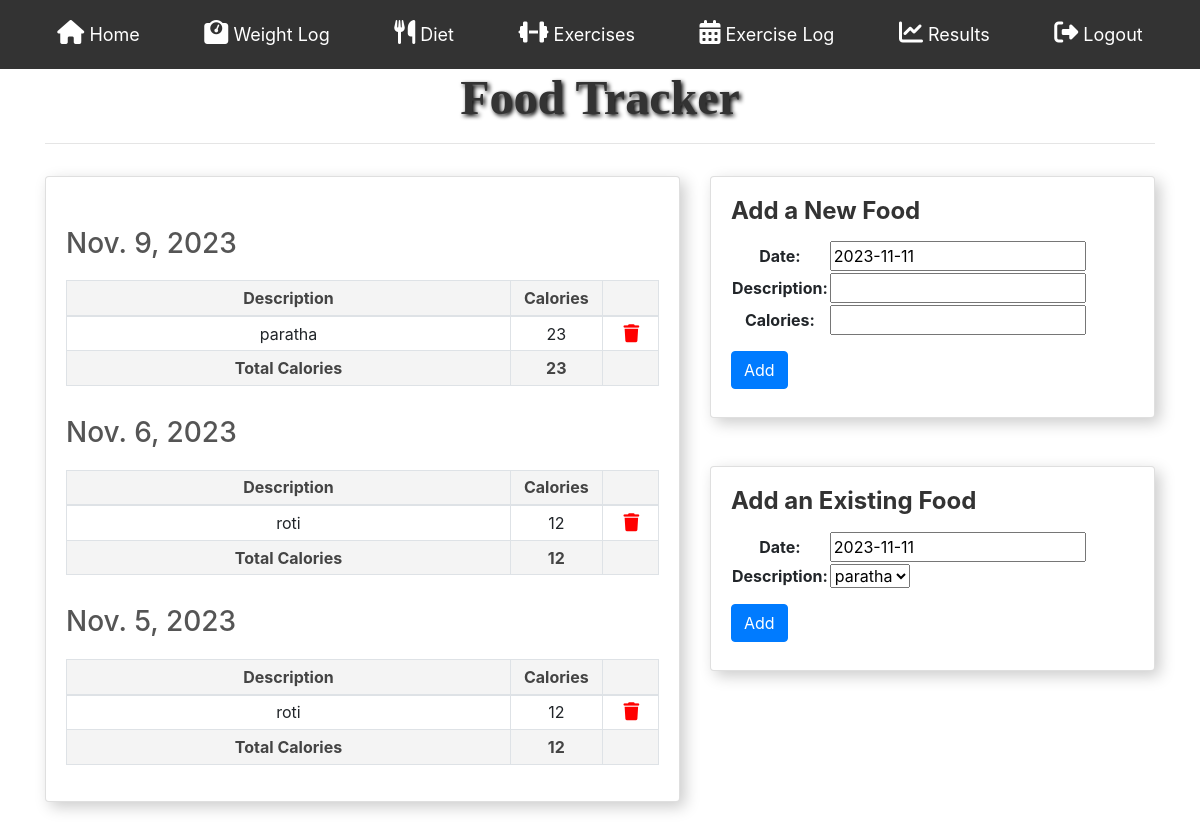
Page /fit/foodrecord/ (signed in) on the committed database.
### fit/models.py (models this page shows)
class Food(models.Model):
    date = models.DateField(default=timezone.now)
    description = models.CharField(max_length=30)
    calories = models.PositiveIntegerField()
    user = models.ForeignKey(User, on_delete=models.CASCADE)

### fit/views.py (the view, shortened to what this page needs)
# urls.py: path('foodrecord/', views.foodrecord, name='foodrecord'),
def foodrecord(request):
    if not request.user.is_authenticated:
        return redirect('login')
    else:
        form = NewFoodForm()
        form_2 = ExistFoodForm(request=request)
        entries = Food.objects.filter(user=request.user).order_by('-date')
        data = {}
        for e in entries:
            if e.date in data:
                data[e.date].append(e)
            else:
                data[e.date] = [e]
        total_calories = {}
        for date in data:
            sum = 0
            for foods in data[date]:
                sum = sum + foods.calories
            total_calories[date] = sum
        context = {
            'title': 'Food Record',
            'data': data,
            'form': form,
            'form_2': form_2,
            'total_calories': total_calories,
            'today_date': timezone.now().date(),
            'yesterday_date': timezone.now().date() - timedelta(days=1)
        }
        return render(request, 'foodrecord.html', context)

### fit/forms.py
class NewFoodForm(forms.Form):
    date = forms.DateField(widget=DateInput, initial=timezone.now)
    description = forms.CharField(label="Description", max_length=30, validators=[RegexValidator('^[\w .,()+-]+$', message='Description must be alphanumeric', code='invalid_desc')])
    calories = forms.IntegerField(label="Calories")

class ExistFoodForm(forms.Form):
    date = forms.DateField(widget=DateInput, initial=timezone.now)
    description = forms.ChoiceField(choices=[], required=True)
    def __init__(self, *args, **kwargs):
        self.request = kwargs.pop("request")
        super(ExistFoodForm, self).__init__(*args, **kwargs)
        self.fields['description'].choices = Food.objects.filter(user=self.request.user).order_by('description').values_list("description", "description").distinct()

### fit/templates/foodrecord.html (shortened to what this page needs)
{% extends "base.html" %}
{% block body_block %}
{% load static %}
<html lang="en">
<head>
    <link rel="stylesheet" type="text/css" href="{% static 'css/foodrecord.css' %}">
    <link rel="stylesheet" href="https://cdnjs.cloudflare.com/ajax/libs/font-awesome/6.1.0/css/all.min.css">
    <link rel="stylesheet" href="https://stackpath.bootstrapcdn.com/bootstrap/4.5.0/css/bootstrap.min.css">
</head>
<body>
<div class="container">
        <h1 class="header pb-0 mb-0">Food Tracker</h1>
        <hr>
        <div class="row pt-3">
            <div class="col-7">
                <div class="card" style="max-height:1000px;overflow-y:auto;">
                    <div class="card-body">
                        {% for date, foods in data.items %}
                            <div class="date">
                                {% if date == today_date %}
                                    <h4>Today</h4>
                                {% elif date == yesterday_date %}
                                    <h4>Yesterday</h4>
                                {% else %}
                                    <h4> {{ date }}</h4>
                                {% endif %}
                            </div>
                            <table class="table table-bordered table-sm">
                                <thead>
                                    <th style="text-align: center" scope="col">Description</th>
                                    <th style="text-align: center" scope="col">Calories</th>
                                    <th></th>
                                </thead>
                                <tbody>
                                    {% for f in foods %}
                                        <tr>
                                            <td width="75%"style="text-align: center">{{ f.description }}</td>
                                            <td style="text-align: center">{{ f.calories }}</td>
                                            <td>
                                                <form action="" method="post">
                                                    <button type="submit" style="border:none;background-color:transparent;" value="Delete" class="p-0 m-0 text-danger pl-3 pr-1"><i class="fas fa-trash elegant-trash-icon"></i></button>
                                                </form>
                                            </td>
                                        </tr>
                                    {% endfor %}
                                </tbody>
                                {% for d, cal in total_calories.items %}
                                    {% if d == date %}
                                        <tfoot>
                                            <th style="text-align: center" scope="col"> Total Calories </th>
                                            <th style="text-align: center" scope="col">{{ cal }}</th>
                                            <th></th>
                                        </tfoot>
                                    {% endif %}
                                {% endfor %}
                            </table>
                        {% endfor %}
                    </div>
                </div>
            </div>
            <div class="col-5">
                <div class="card">
                    <div class="card-body">
                        <h4 class="card-title">Add a New Food</h4>
                        <div class="card-text">
                            <form class="form-inline" action="" method="post">
                                <div class="col">
                                    <div class="row">
                                        <table>
                                            {{ form }}
                                        </table>
                                    </div>
                                    <div class="row">
                                        <div class="add">
                                            <button type="submit" name="sub_btn_1" class="add btn btn-block btn-primary mb-2">Add</button>
                                        </div>
                                    </div>
                                </div>
                            </form>
                        </div>
                    </div>
                </div>
                <div class="card mt-5">
                    <div class="card-body">
                        <h4 class="card-title">Add an Existing Food</h4>
                        <div class="card-text">
                            <form class="form-inline" action="" method="post">
                                <div class="col">
                                    <div class="row">
                                        <table>
                                            {{ form_2 }}
                                        </table>
                                    </div>
                                    <div class="row">
                                        <div class="add">
                                            <button type="submit" name="sub_btn_2" class="add btn btn-block btn-primary mb-2">Add</button>
                                        </div>
                                    </div>
                                </div>
                            </form>
                        </div>
                    </div>
                </div>
            </div>
        </div>
    </div>
</body>
{% endblock %}

### fit/static/css/home.css (style rules this page uses)
h1 { text-align: center; margin: 40px 0 40px; text-align: center; font-size: 30px; color: #ecf0f1; text-shadow: 2px 2px 4px #000000; font-family: 'Cherry Swash', cursive; }

### fit/static/css/foodrecord.css (style rules this page uses)
.header { font-size: 48px; font-weight: bold; margin-bottom: 20px; color: #333; }
hr { border: none; border-top: 2px solid #ddd; margin-top: 20px; margin-bottom: 20px; }
.date h4 { font-size: 28px; margin-top: 30px; margin-bottom: 20px; color: #555; }
.table { width: 100%; margin-bottom: 20px; border-collapse: collapse; }
.table th { text-align: left; background-color: #f4f4f4; border: 1px solid #ddd; padding: 12px; font-weight: bold; color: #444; }
.table td { text-align: left; border: 1px solid #ddd; padding: 12px; }
.fa-trash { color: #FF5733; font-size: 24px; cursor: pointer; }
tfoot th { text-align: right; background-color: #f4f4f4; border: 1px solid #ddd; padding: 12px; font-weight: bold; color: #444; }
.add { text-align: right; }
.card { margin-bottom: 30px; border: 1px solid #ddd; border-radius: 10px; box-shadow: 5px 5px 15px #ccc; }
.card-title { font-size: 24px; font-weight: bold; margin-bottom: 15px; color: #333; }
.card-text { margin-top: 15px; }
.form-inline { display: flex; align-items: center; }
.btn { margin-top: 15px; padding: 12px 20px; border: none; border-radius: 5px; font-weight: bold; cursor: pointer; transition: background-color 0.3s, color 0.3s; }
.elegant-trash-icon { color: red; font-size: 18px; text-decoration: none; transition: color 0.2s; }

### rows in the picture
Food: date "Nov. 9, 2023", description "paratha", calories "23", total_calories "23"
Food: date "Nov. 6, 2023", description "roti", calories "12", total_calories "12"
Food: date "Nov. 5, 2023", description "roti", calories "12", total_calories "12"
